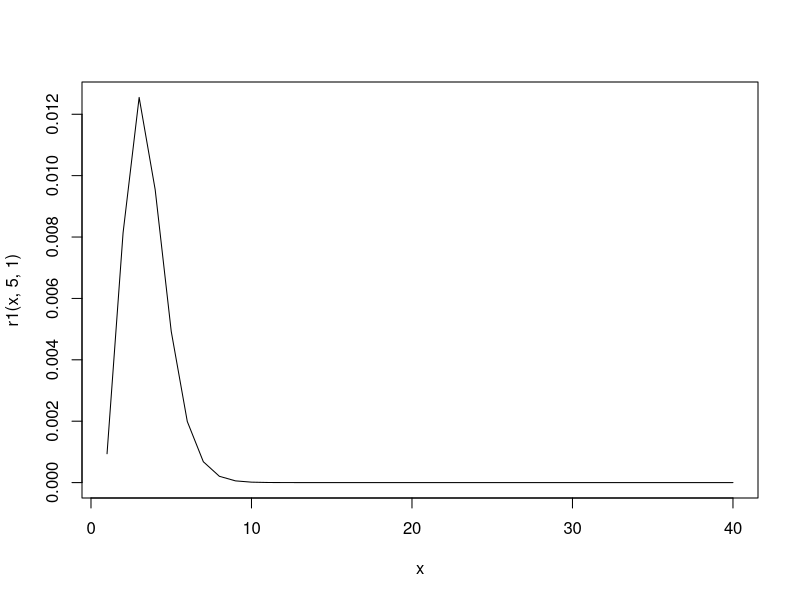
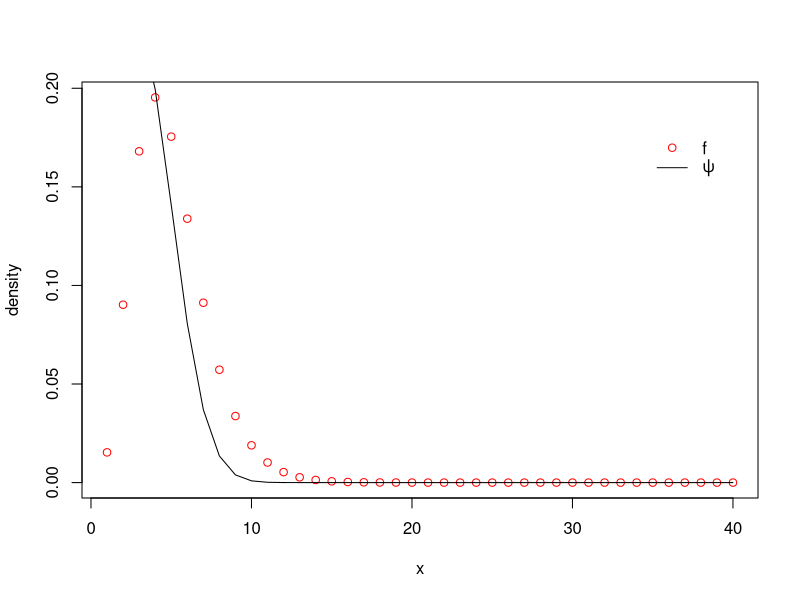
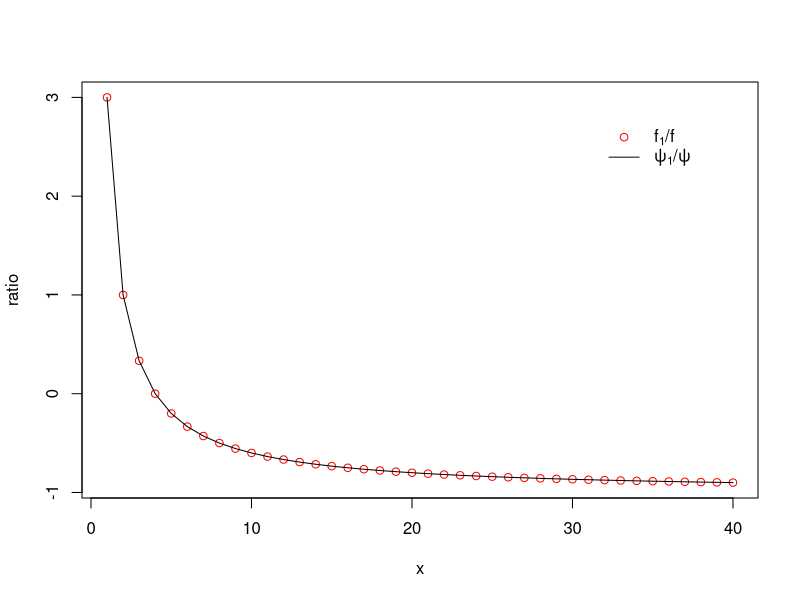
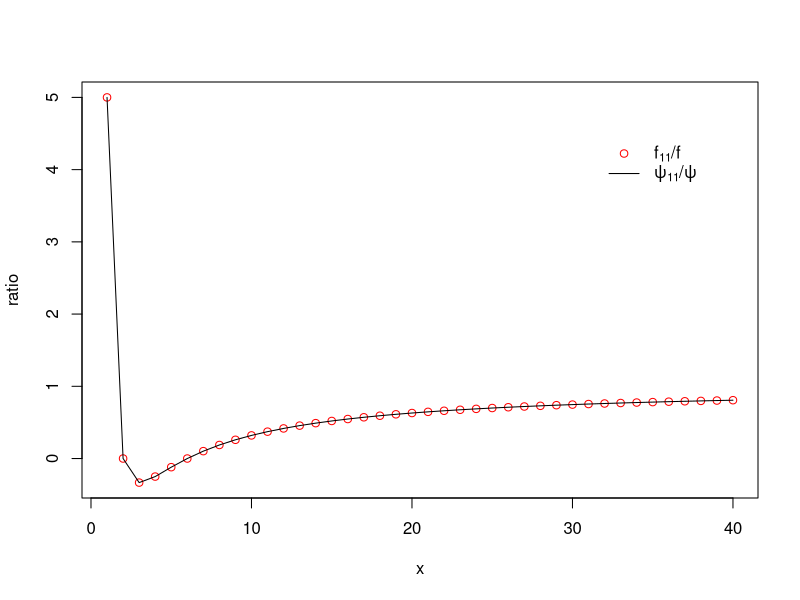

Write the R code that produced these figures, in order.
library(Deriv)

#Compute f, f1, and f11 for gumbel f with shape=a, scale=s
f <- function(x,a,s){1/(s ^ a*gamma(a))*x ^ (a - 1)*exp(-(x/s))}
f1 <- Deriv(f,"x")
f11 <- Deriv(f1,"x")

#Find parameters that makes f log-concave <-- a=5, s = 1 OK
r1 <- function(x,a,s){f1(x,a,s) ^ 2 - f11(x,a,s)*f(x,a,s)}
x <- seq(1,40,1)
plot(x,r1(x,5,1),type = "l")

#Compute local parameters
mu <- function(x,a,s){x + f1(x,a,s)*f(x,a,s)/(f1(x,a,s) ^ 2 - f11(x,a,s)*f(x,a,s))}
sigma <- function(x,a,s){sqrt(f(x,a,s) ^ 2/(f1(x,a,s) ^ 2 - f11(x,a,s)*f(x,a,s)))}

#Create psi,psi1 and psi11 with the defined local parameters
d.norm <- function(x,mean,sd){dnorm(x,mean = mean, sd = sd)}
d1.norm <- Deriv(d.norm,"x")
d11.norm <- Deriv(d1.norm,"x")
psi <- function(x,a,s) dnorm(x,mean = mu(x,a,s),sd = sigma(x,a,s))
psi1 <- function(x,a,s) d1.norm(x,mean = mu(x,a,s), sd = sigma(x,a,s))
psi11 <- function(x,a,s) d11.norm(x,mean = mu(x,a,s), sd = sigma(x,a,s))

#Compare f with psi, with gumbel shape=5, scale=1. (convex) <- not equal as expected
x <- seq(1,40,1)
plot(x,f(x,5,1),col = "red", ylab = "density")
lines(x,psi(x,5,1))
legend(x = 35, y = 0.18, pch = c(1,NA),lty = c(NA,1), col = c("red","black"), bty = "n",
       legend = c("f",expression(psi)))

#Compare f1(x)/f(x) with psi1(x)/psi(x)  <- Result OK!
f1.ratio <- function(x,a,s){f1(x,a,s)/f(x,a,s)}
psi1.ratio <- function(x,a,s){psi1(x,a,s)/psi(x,a,s)}

x <- seq(1,40,1)
plot(x,f1.ratio(x,5,1),col = "red",ylab = "ratio")
lines(x,psi1.ratio(x,5,1))
legend(x = 32,y = 2.8, pch = c(1,NA),lty = c(NA,1), col = c("red","black"), bty = "n",
       legend = c(expression(paste(f[1],"/",f)),expression(paste(psi[1],"/",psi))))

#Compare f11(x)/f(x) with psi11(x)/psi(x) <- Result OK!
f11.ratio <- function(x,a,s){f11(x,a,s)/f(x,a,s)}
psi11.ratio <- function(x,a,s){psi11(x,a,s)/psi(x,a,s)}

x <- seq(1,40,1)
plot(x,f11.ratio(x,5,1),col = "red",ylab = "ratio")
lines(x,psi11.ratio(x,5,1))
legend(x = 32,y = 4.5, pch = c(1,NA),lty = c(NA,1), col = c("red","black"), bty = "n",
       legend = c(expression(paste(f[11],"/",f)),expression(paste(psi[11],"/",psi))))
